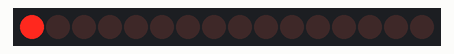
The sketch below on a simulated Arduino Uno, built with avr-gcc and run on an emulated ATmega328P. Parts: 16 shift-register outputs drawn as a row of LEDs (first output left, lit = HIGH). Wiring (inferred from the names in the program): 2 × shift register (74HC595): data pin 15; shift clock pin 16; latch pin 14. Wiring (inferred from the signals the program sends): row of LEDs: on Q0, Q1, Q2, Q3, Q4, Q5, Q6, Q7, Q8, Q9, Q10, Q11, Q12, Q13, Q14, Q15.

Above: at 1.5 s.
At 3.5 s:
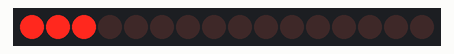
At 5.5 s:
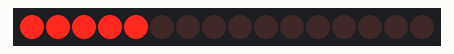
At 10.5 s:
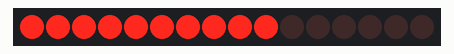
At 15.5 s:
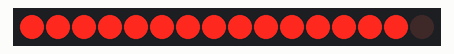
At 20.5 s:
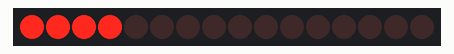
Timing chart, 0 to 21.8 s (numbered marks = the images above):
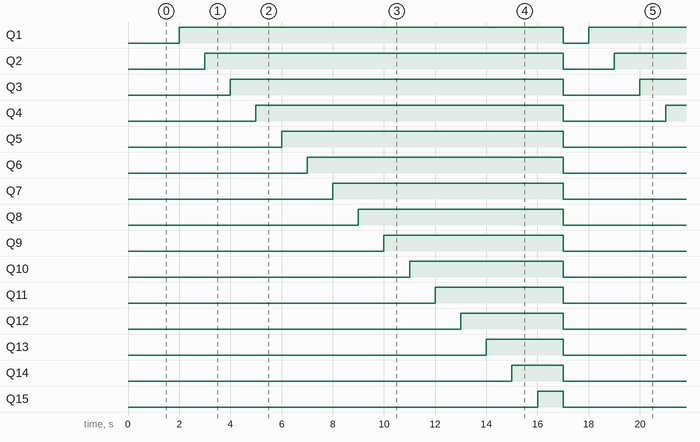

The sketch:

sketch_lab5_02.ino
```cpp
//Pin connected to ST_CP of 74HC595
byte latchPin = 14;
//Pin connected to SH_CP of 74HC595
byte clockPin = 16;
//Pin connected to DS of 74HC595
byte dataPin = 15;


void setup() {
  //set pins to output so you can control the shift register
  pinMode(dataPin, OUTPUT);
  pinMode(latchPin, OUTPUT);
  pinMode(clockPin, OUTPUT);

  digitalWrite(dataPin, 0);
  digitalWrite(latchPin, 0);
  digitalWrite(clockPin, 0);

  delay(1000);
}


void loop() {

  int bitArray[] = {1, 3, 7, 15, 31, 63, 127, 255};

  for (byte i = 0; i <8; i++) {
    //shift first 8 bits; ends up in the second SR
     shiftOut(dataPin, clockPin, MSBFIRST, 0);

    //shift second 8-bits; ends up in the first SR
     shiftOut(dataPin, clockPin, MSBFIRST, bitArray[i]);

    //toggle the LATCH (write HIGH, then write LOW)
     digitalWrite(latchPin, HIGH);
     digitalWrite(latchPin, LOW);

     delay(1000);
  }

  for (byte i =0 ; i <8; i++) {
    //shift first 8 bits; ends up in the second SR
    //shift out bitArray[i] (mode: MSBFIRST)
     shiftOut(dataPin, clockPin, MSBFIRST, bitArray[i]);

    //shift second 8-bits; ends up in the first SR
    //shift out 255 (mode: MSBFIRST)
     shiftOut(dataPin, clockPin, MSBFIRST, 255);

    //toggle the LATCH (write HIGH, then write LOW)
     digitalWrite(latchPin, HIGH);
     digitalWrite(latchPin, LOW);

     delay(1000);
  }

for (byte i =7 ; i <0; i--) {
    //shift first 8 bits; ends up in the second SR
    //shift out bitArray[i] (mode: MSBFIRST)
     shiftOut(dataPin, clockPin, MSBFIRST, bitArray[i]);

    //shift second 8-bits; ends up in the first SR
    //shift out 255 (mode: MSBFIRST)
     shiftOut(dataPin, clockPin, MSBFIRST, 255);

    //toggle the LATCH (write HIGH, then write LOW)
     digitalWrite(latchPin, HIGH);
     digitalWrite(latchPin, LOW);

     delay(1000);
  }


for (byte i =7 ; i <0; i--) {
    //shift first 8 bits; ends up in the second SR
    //shift out 0 (mode: MSBFIRST)
     shiftOut(dataPin, clockPin, MSBFIRST, 0);

    //shift second 8-bits; ends up in the first SR
    //shift out bitArray[i] (mode: MSBFIRST)
     shiftOut(dataPin, clockPin, MSBFIRST, bitArray[i]);

    //toggle the LATCH (write HIGH, then write LOW)
     digitalWrite(latchPin, HIGH);
     digitalWrite(latchPin, LOW);

     delay(1000);
  }


}
```

Measured:
- by itself, Q1: alternates HIGH for 15.0 s and LOW for 1.0 s
- by itself, Q2: alternates HIGH for 14.0 s and LOW for 2.0 s
- by itself, Q3: alternates HIGH for 13.0 s and LOW for 3.0 s
- by itself, Q4: alternates HIGH for 12.0 s and LOW for 4.0 s
- by itself, Q5: alternates HIGH for 11.0 s and LOW for 5.0 s
- by itself, Q6: alternates HIGH for 10.0 s and LOW for 6.0 s
- by itself, Q7: alternates HIGH for 9.0 s and LOW for 7.0 s
- by itself, Q8: alternates HIGH for 8.0 s and LOW for 8.0 s
